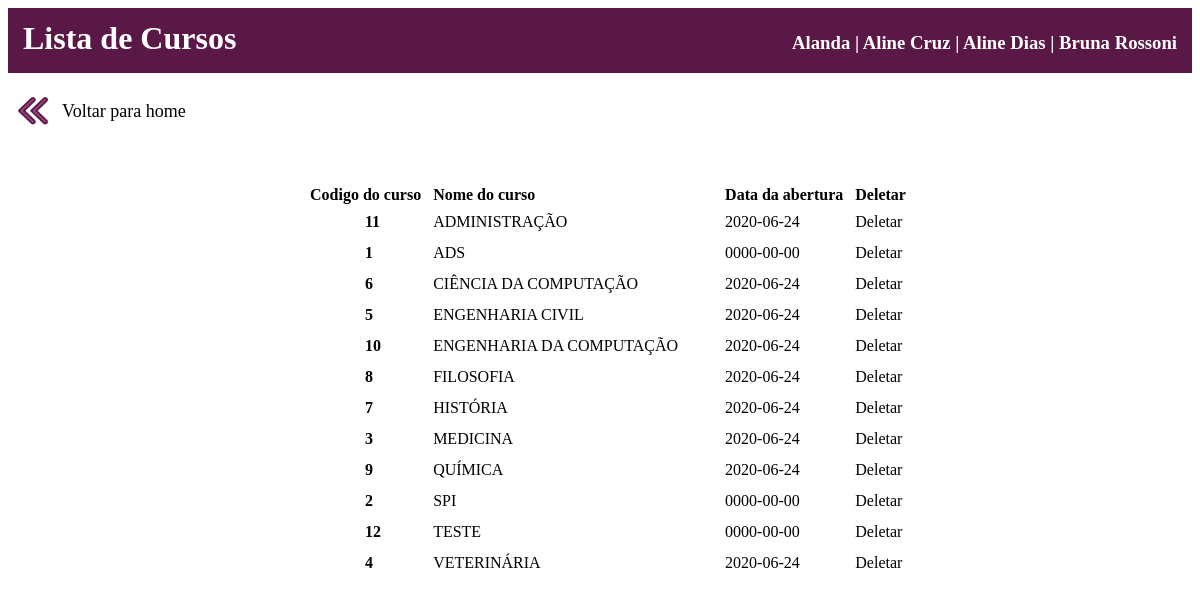
/cursos/lista_curso.php, run on an earlier commit of the app's database.
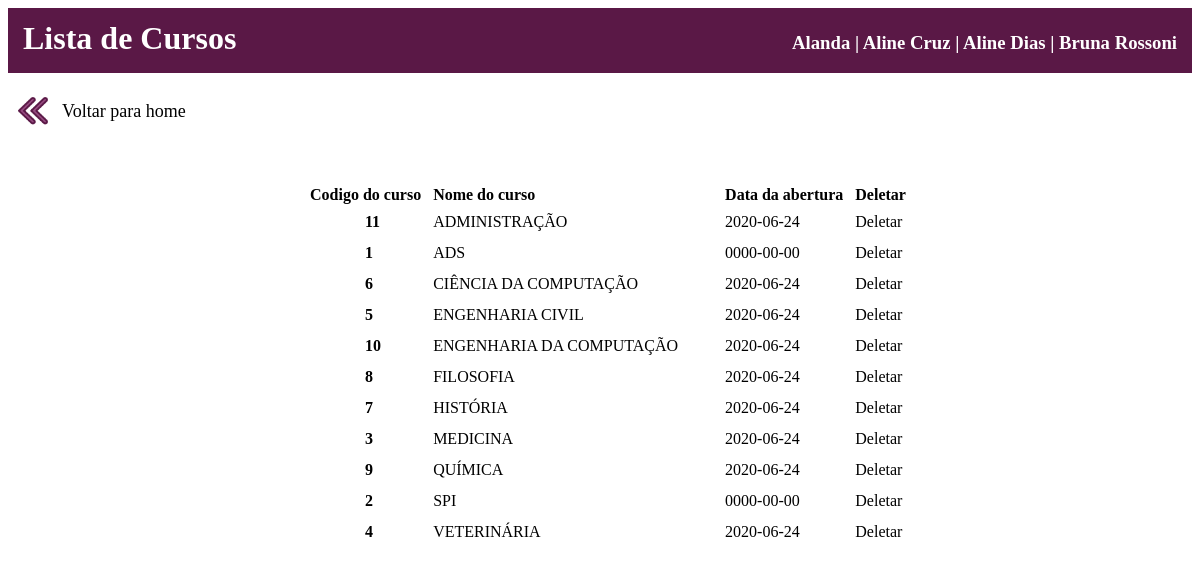
And on a later commit of the database.
### tables this page shows
CREATE TABLE `cursos` (
  `codigo` int(10) NOT NULL,
  `nome_curso` varchar(40) NOT NULL,
  `data_abertura` date NOT NULL DEFAULT current_timestamp()
);

### cursos/lista_curso.php (the view, shortened to what this page needs)
<html>
  <head>
  </head>
  <body>
    <div id="header">
      <h1>Lista de Cursos</h1>
      <h3>Alanda | Aline Cruz | Aline Dias | Bruna Rossoni</h3>
    </div>
    <section id="backNav">
      <a href="../index.php">
        <div id="backButton">
          <img src="../images/back.png" id="backIcon">
        </div>
        <div id="backText">
          Voltar para home
        </div>
      </a>
    </section>
    <div id="listagem">
      <?php
        $ok = conecta_bd() or die ("Não é possível conectar-se ao servidor.");
        $resultado=mysqli_query($ok, "Select * from cursos order by nome_curso") or die ("Não é possível consultar a lista de cursos");
        print("<table>");
        print("<tr>");
        print("<th><b>Codigo do curso</th>");
        print("<th><b>Nome do curso</th>");
        print("<th><b>Data da abertura</th>");
        print("<th><b>Deletar</th>");
        print("</tr>");
        while ($linha=mysqli_fetch_array($resultado)){
            $codigo        = $linha["codigo"];
            $nome_curso    = $linha["nome_curso"];
            $data_abertura = $linha["data_abertura"];
            print("<tr>");
            print("<td><b>$codigo</b></td>");
            print("<td>$nome_curso</td>");
            print("<td>$data_abertura</td>");
            echo("<td><a href='./curso_a_deletar.php?codigo=$codigo'>Deletar</a></td>");
            print("</tr>"); };
            print("</table>");
      ?>
    </div>
  </body>
</html>

What changed in the data, as far as the page shows it:
removed cursos: codigo "12", nome_curso "TESTE", data_abertura "0000-00-00"
